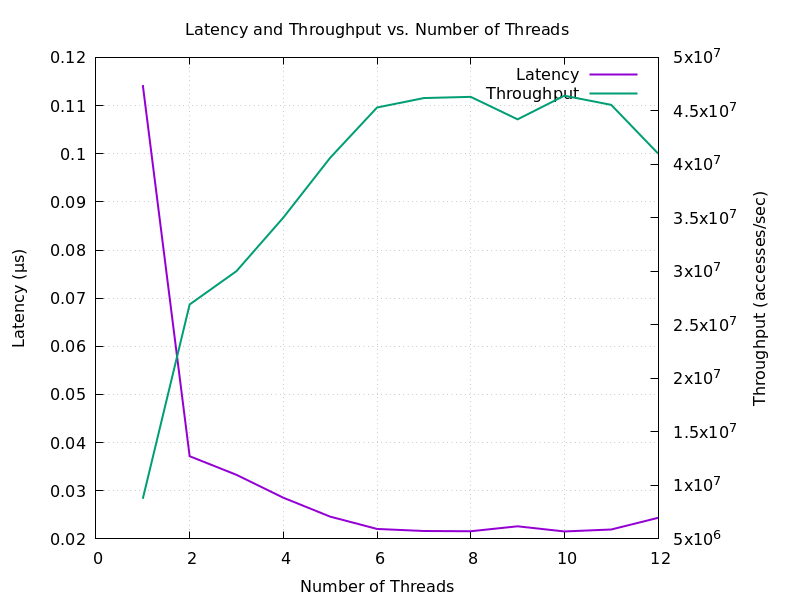

This figure's gnuplot source:
set title 'Latency and Throughput vs. Number of Threads'
set xlabel 'Number of Threads'
set ylabel 'Latency (µs)'
set y2label 'Throughput (accesses/sec)'
set ytics nomirror
set y2tics
set grid
set terminal pngcairo size 800,600
set output 'write_latency_throughput.png'
plot 'write_latency_throughput.dat' using 1:2 with lines title 'Latency' lw 2 axis x1y1, \
     'write_latency_throughput.dat' using 1:3 with lines title 'Throughput' lw 2 axis x1y2
